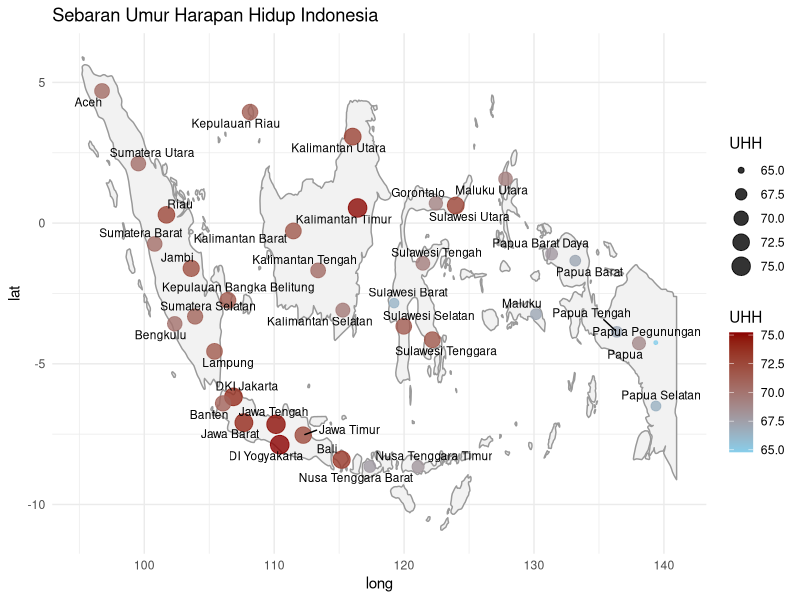
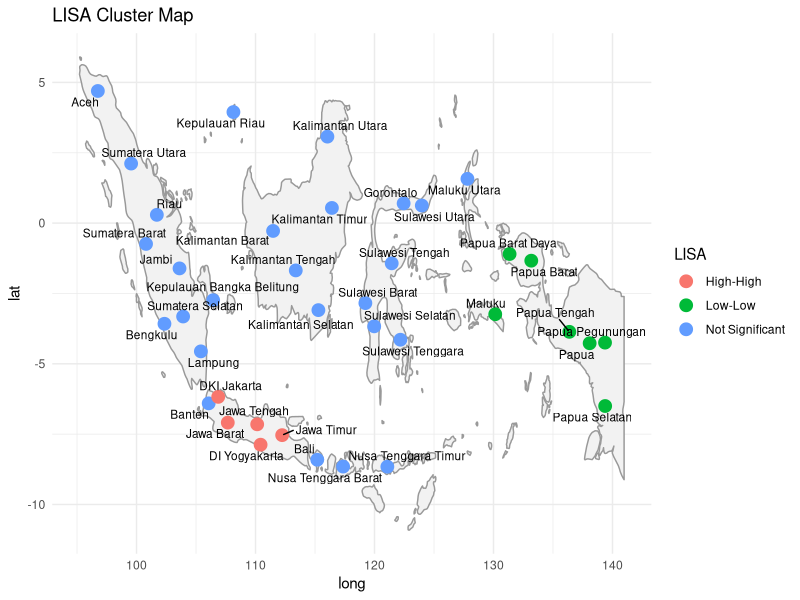

Generate these figures, in order, with R:
## ---- chunk 1
knitr::opts_chunk$set(echo = TRUE)
## ---- chunk 2
library(readxl)
library(spdep)
set.seed(123)
## ---- chunk 3
data <- read_excel("data_spatial.xlsx")
head(data)
## ---- chunk 4
library(ggplot2)
library(maps)
library(ggrepel)

world <- map_data("world")

ggplot() +
  geom_polygon(
    data = subset(world, region == "Indonesia"),
    aes(
      x = long,
      y = lat,
      group = group
    ),
    fill = "grey95",
    color = "grey60"
  ) +
  geom_point(
    data = data,
    aes(
      x = longitude,
      y = latitude,
      color = Y,
      size = Y
    ),
    alpha = 0.8
  ) +
  scale_color_gradient(
    low = "skyblue",
    high = "darkred"
  ) +
  labs(
    title = "Sebaran Umur Harapan Hidup Indonesia",
    color = "UHH",
    size = "UHH"
  ) +
  geom_text_repel(
    data = data,
    aes(
      longitude,
      latitude,
      label = Provinsi
    ),
    size = 3
  ) +
  theme_minimal()
## ---- chunk 5
coords <- cbind(
  data$longitude,
  data$latitude
)
coords <- jitter(coords)
## ---- chunk 6
knn <- knearneigh(coords, k = 4)
## ---- chunk 7
nb <- knn2nb(knn)
nb
## ---- chunk 8
listw <- nb2listw(nb, style="W")
## ---- chunk 9
global_moran <- moran.test(
  data$Y,
  listw
)
global_moran
## ---- chunk 10
local_moran <- localmoran(
  data$Y,
  listw
)
local_moran
## ---- chunk 11
# Jadikan dataframe
hasil_lisa <- data.frame(
  Provinsi = data$Provinsi,
  P_Value = local_moran[,5],
  Cluster = attr(local_moran, "quadr")[,3]
)

# Ambil yang signifikan saja
dependensi_spasial <- subset(hasil_lisa, P_Value < 0.05)

dependensi_spasial
## ---- chunk 12
hasil_lisa$LISA <- "Not Significant"

hasil_lisa$LISA[
  hasil_lisa$P_Value < 0.05
] <- as.character(
  hasil_lisa$Cluster[
    hasil_lisa$P_Value < 0.05
  ]
)

map_lisa <- merge(
  data,
  hasil_lisa,
  by = "Provinsi"
)

ggplot() +
  geom_polygon(
    data = subset(world, region == "Indonesia"),
    aes(
      long,
      lat,
      group = group
    ),
    fill = "grey95",
    color = "grey60"
  ) +
  geom_point(
    data = map_lisa,
    aes(
      longitude,
      latitude,
      color = LISA
    ),
    size = 4
  ) +
  geom_text_repel(
    data = map_lisa,
    aes(
      longitude,
      latitude,
      label = Provinsi
    ),
    size = 3
  ) +
  labs(
    title = "LISA Cluster Map"
  ) +
  theme_minimal()
## ---- chunk 13
model_ols <- lm(Y ~ X1 + X2, data = data)
summary(model_ols)
## ---- chunk 14
shapiro.test(residuals(model_ols))
## ---- chunk 15
library(lmtest)
bptest(model_ols)
## ---- chunk 16
dwtest(model_ols)
## ---- chunk 17
rs_test <- lm.RStests(
  model_ols,
  listw,
  test = c("RSlag", "RSerr", "adjRSerr", "adjRSlag")
)
rs_test
## ---- chunk 18
rs_df <- data.frame(
  Test = names(rs_test),
  Statistic = sapply(rs_test, function(x) x$statistic),
  P_Value = sapply(rs_test, function(x) x$p.value)
)

rs_df
## ---- chunk 19
library(spatialreg)
sar <- lagsarlm(
  Y ~ X1 + X2,
  data = data,
  listw = listw
)

summary(sar)
## ---- chunk 20
sem <- errorsarlm(
  Y ~ X1 + X2,
  data = data,
  listw = listw
)

summary(sem)
## ---- chunk 21
library(spatialreg)

sarma <- sacsarlm(
  Y ~ X1 + X2,
  data = data,
  listw = listw
)

summary(sarma)
## ---- chunk 22
comparison <- data.frame(
  Model = c("OLS", "SAR", "SEM", "SARMA"),
  AIC = c(
    AIC(model_ols),
    AIC(sar),
    AIC(sem),
    AIC(sarma)
  )
)

comparison <- comparison[order(comparison$AIC), ]
comparison
